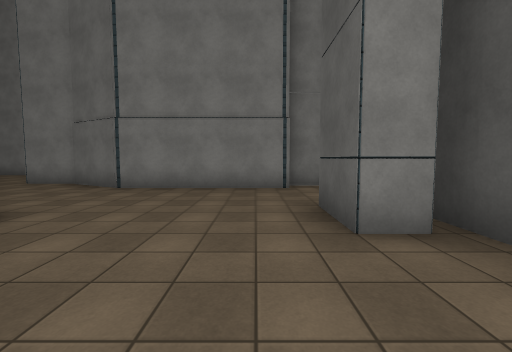
view 1 (above)

16 first-person views from a walk through a 3-D level made in the Unity game engine. The camera is 1.5 m above the floor, tilts 4° down and sees 90° across. The floor is counted in squares, 2 m on a side. Each view is taken from the middle of a square. On the plan, view 1 faces up. The plan holds only what a view shows up to about 9 squares ahead; the rest is blank. The place goes on beyond the plan. Door leaves are left out, so doorways stand open. Surface patterns are stand-ins for the level's own textures.

view 2
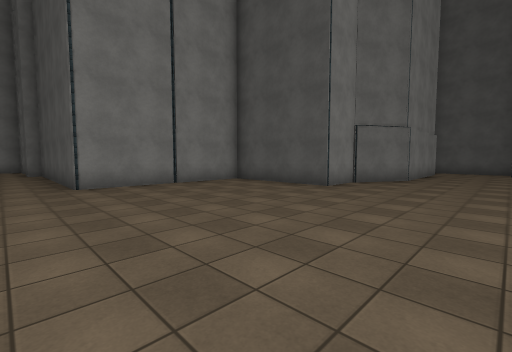

view 3
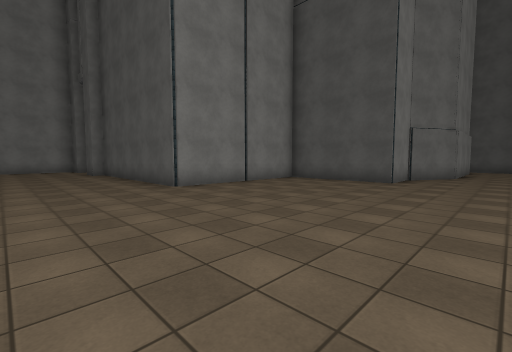

view 4
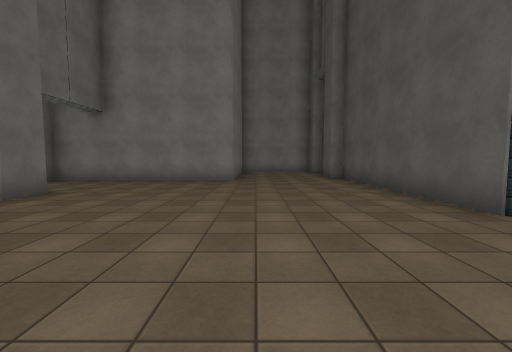

view 5
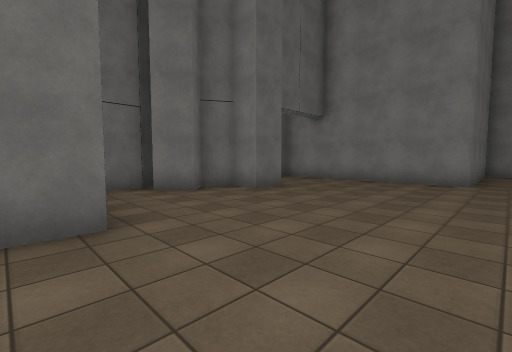

view 6
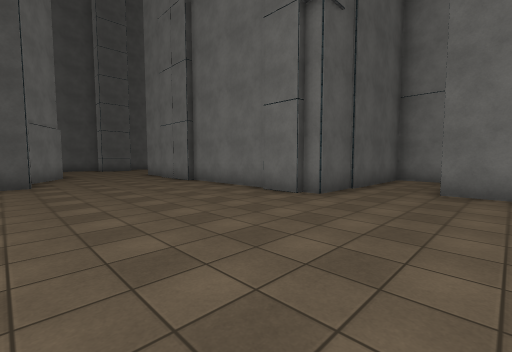

view 7
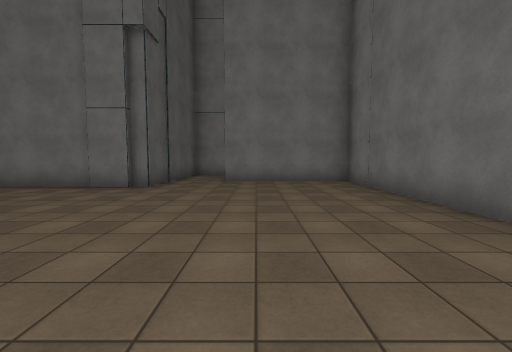

view 8
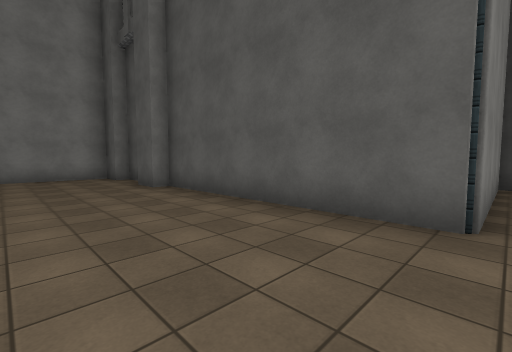

view 9
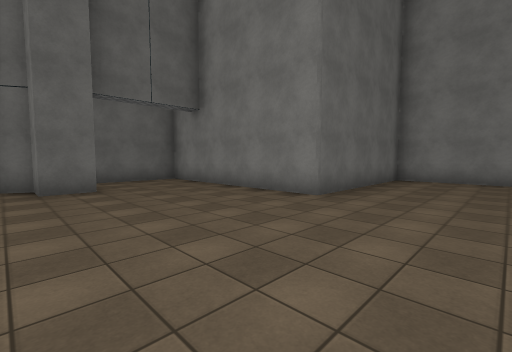

view 10
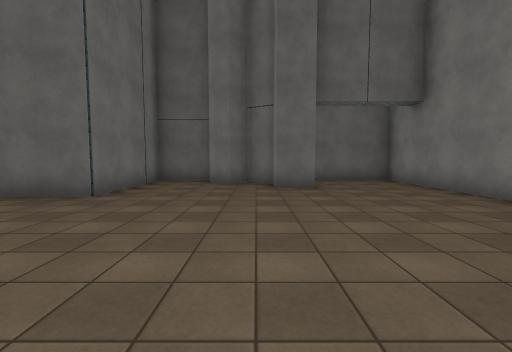

view 11
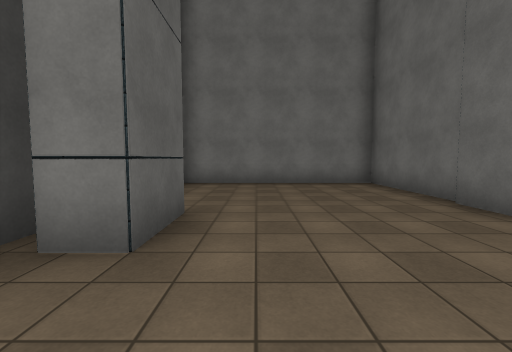

view 12
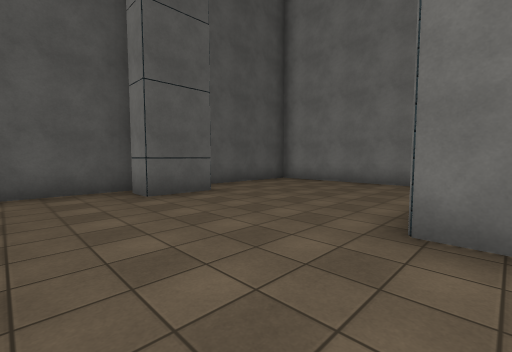

view 13
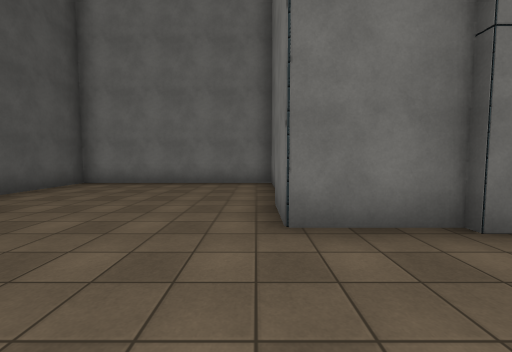

view 14
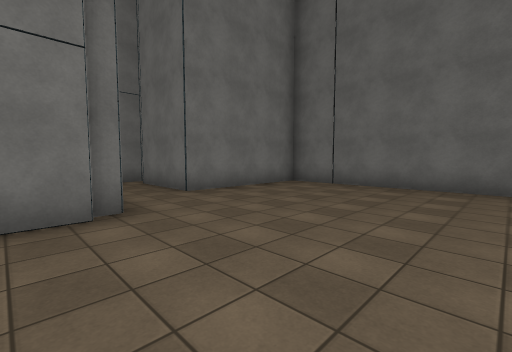

view 15
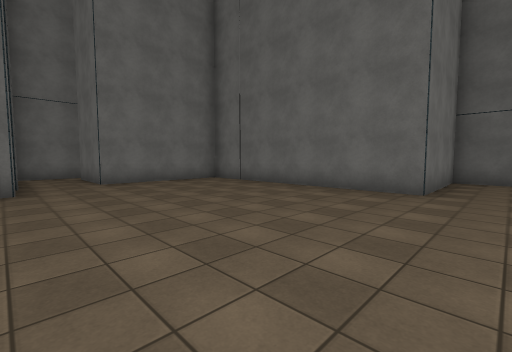

view 16
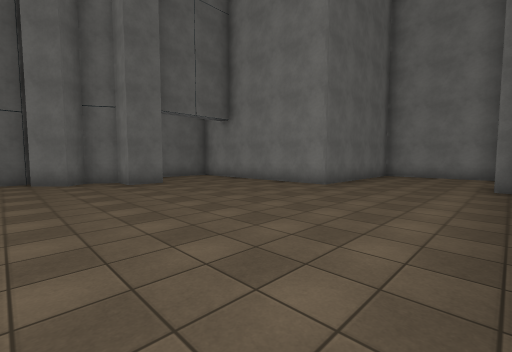

### Floor plan
Points are (right, up) in squares from view 1. A wall is a line through its corners. A room is listed if a view was taken in it or the views show most of it. See-through windows are left out.
Room 1 (views 1, 2, 3, 4, 5, 6, 7, 8, 9, 10, 11, 12, 13, 14, 15, 16)
walls: (-11.9, 3.5) (-10.6, 3.5); (-7.4, 3.5) (-5.1, 3.5); (-5.1, 7.5) (-6.8, 7.5) (-6.8, 11.2) (-11.8, 11.2) (-11.8, 17.5) (-12.2, 17.5) (-12.2, 18.5); (-5.2, 3.3) (-3.3, 3.3) (-3.3, -1.7) (2.2, -1.7) (2.2, 4.4); (-12.2, -0.5) (-12.2, 3.3) (-7.2, 3.3); (-19.5, 13.5) (-19.5, 12.5) (-20.3, 12.5) (-20.8, 11.7) (-20.3, 11.3) (-21, 10.6); (-21.5, 10.6) (-21.5, 8.8) (-18, 8.8) (-18, 1.8) (-14, 1.8) (-14, -0.7); (-11.8, 19.6) (-11.8, 20.5) (-12.2, 20.5) (-12.2, 21); (0.9, 6.4) (-3.5, 6.4) (-5.3, 7.4); (-12.2, 21.5) (-15.7, 21.5) (-15.7, 16.5) (-21.7, 16.5) (-21.7, 14); (1.9, 2.5) (1, 2.5) (1, 4) (1.9, 4)
ways out: opening at (1, 5.5) to room 2; opening at (2, 3.5) to room 2; opening at (-13, 0.5)
objects: other object (0, 7)
Room 2 (no view inside)
walls: (2.2, 4.4) (2.2, 6.1)
ways out: opening at (1, 5.5) to room 1; opening at (2, 3.5) to room 1

Where each view was taken, in squares from view 1:
view 1: 0 up, 0 right, facing up
view 2: 4 up, 13 left, facing up-right
view 3: 5 up, 15 left, facing up-right
view 4: 8 up, 15 left, facing up
view 5: 8 up, 15 left, facing up-left
view 6: 8 up, 15 left, facing down-right
view 7: 10 up, 15 left, facing down
view 8: 11 up, 15 left, facing up-right
view 9: 12 up, 13 left, facing up-left
view 10: 12 up, 13 left, facing left
view 11: 6 up, 0 right, facing down
view 12: 6 up, 4 left, facing down-right
view 13: 6 up, 3 left, facing down
view 14: 7 up, 11 left, facing down-left
view 15: 10 up, 12 left, facing down-left
view 16: 10 up, 12 left, facing up-left
